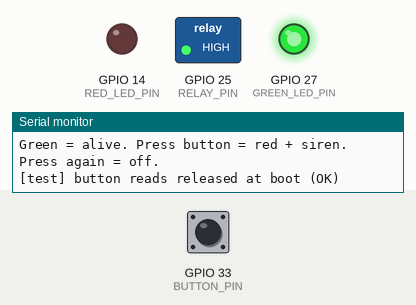
Bench run of a sketch on a simulated ESP32. Parts: switched loads named in the sketch (green lamp = pin HIGH), output pins drawn as LEDs (lit = HIGH), the last lines printed to the serial monitor. Inputs (shaded band) come from the test bench; at power-on: GPIO 33 (BUTTON_PIN) HIGH.

Above: at 1.2 s.
1.3 s: GPIO 33 (BUTTON_PIN) pulled LOW for 0.15 s
At 1.7 s:
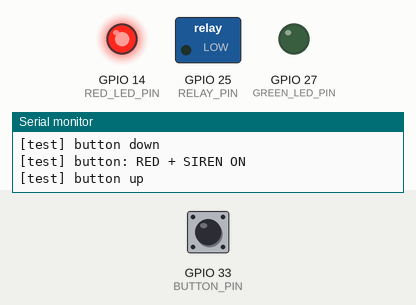
2.9 s: GPIO 33 (BUTTON_PIN) pulled LOW for 1 s
At 4.1 s:
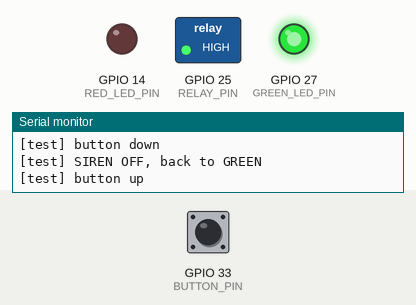
5.4 s: GPIO 33 (BUTTON_PIN) pulled LOW for 3.2 s
At 6.1 s:
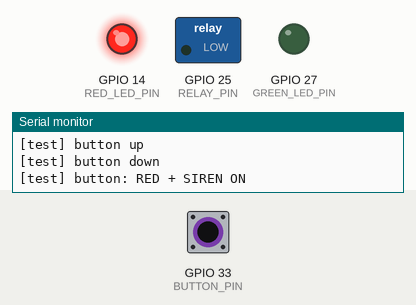
Timing chart, 0 to 16.1 s (numbered marks = the images above; inputs shaded):
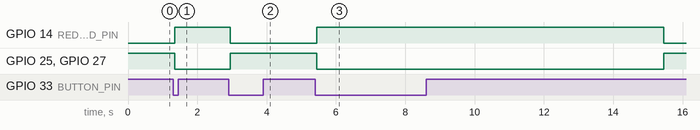

Measured:
- after the input at 1.3 s, GPIO 14 (RED_LED_PIN): LOW → HIGH after 0.05 s; GPIO 25 (RELAY_PIN), GPIO 27 (GREEN_LED_PIN): HIGH → LOW after 0.05 s
- after the input at 2.9 s, GPIO 14 (RED_LED_PIN): HIGH → LOW after 0.05 s; GPIO 25 (RELAY_PIN), GPIO 27 (GREEN_LED_PIN): LOW → HIGH after 0.05 s
- after the input at 5.4 s, GPIO 14 (RED_LED_PIN): LOW → HIGH after 0.05 s, → LOW 10.0 s later; GPIO 25 (RELAY_PIN), GPIO 27 (GREEN_LED_PIN): HIGH → LOW after 0.05 s, → HIGH 10.0 s later

The sketch:

esp32_wiring_test.ino
```cpp
// BFP Rosario GIS - ESP32 wiring test
//
// On power-up the green LED turns on (hardware is alive).
// Press the button: red LED on + relay closes (siren sounds).
// Press again: siren off, back to green.
// Safety: the siren turns itself off after SIREN_MAX_MS.
//
// Same pins as hardware/esp32_incident_alarm.

const int RED_LED_PIN = 14;
const int GREEN_LED_PIN = 27;
const int BUTTON_PIN = 33;  // to GND, internal pull-up
const int RELAY_PIN = 25;   // relay IN

// Where the relay module's VCC is wired:
//   true  = ESP32 3V3 -> LOW = on, HIGH = off (works without extra parts)
//   false = 5 V with a diode GPIO25 --|<-- IN (stripe toward GPIO25)
//           -> LOW = on, released pin = off
const bool RELAY_VCC_ON_3V3 = true;

void setRelay(bool on) {
  if (RELAY_VCC_ON_3V3) {
    pinMode(RELAY_PIN, OUTPUT);
    digitalWrite(RELAY_PIN, on ? LOW : HIGH);  // LOW = on (verified by the user)
  } else if (on) {
    digitalWrite(RELAY_PIN, LOW);
    pinMode(RELAY_PIN, OUTPUT);
  } else {
    pinMode(RELAY_PIN, INPUT);
  }
}

const unsigned long DEBOUNCE_MS = 50;
const unsigned long SIREN_MAX_MS = 10000;

bool sirenOn = false;
unsigned long sirenStartedAt = 0;

bool lastReading = HIGH;
bool stableButton = HIGH;
unsigned long lastButtonChange = 0;

void setSiren(bool on) {
  sirenOn = on;
  setRelay(on);
  digitalWrite(RED_LED_PIN, on ? HIGH : LOW);
  digitalWrite(GREEN_LED_PIN, on ? LOW : HIGH);
  if (on) sirenStartedAt = millis();
  Serial.println(on ? "[test] button: RED + SIREN ON" : "[test] SIREN OFF, back to GREEN");
}

void setup() {
  Serial.begin(115200);
  setRelay(false);  // siren off at boot
  pinMode(RED_LED_PIN, OUTPUT);
  pinMode(GREEN_LED_PIN, OUTPUT);
  pinMode(BUTTON_PIN, INPUT_PULLUP);

  digitalWrite(RED_LED_PIN, LOW);
  digitalWrite(GREEN_LED_PIN, HIGH);

  Serial.println();
  Serial.println("BFP Rosario GIS - ESP32 wiring test");
  Serial.println("Green = alive. Press button = red + siren. Press again = off.");
  Serial.println(digitalRead(BUTTON_PIN) == LOW
                     ? "[test] WARNING: button reads PRESSED at boot (check the button legs)"
                     : "[test] button reads released at boot (OK)");
}

void loop() {
  bool reading = digitalRead(BUTTON_PIN);
  if (reading != lastReading) {
    lastButtonChange = millis();
    lastReading = reading;
  }
  if (millis() - lastButtonChange > DEBOUNCE_MS && reading != stableButton) {
    stableButton = reading;
    Serial.println(stableButton == LOW ? "[test] button down" : "[test] button up");
    if (stableButton == LOW) setSiren(!sirenOn);
  }

  if (sirenOn && millis() - sirenStartedAt > SIREN_MAX_MS) {
    Serial.println("[test] 10 s safety timeout");
    setSiren(false);
  }
}
```
